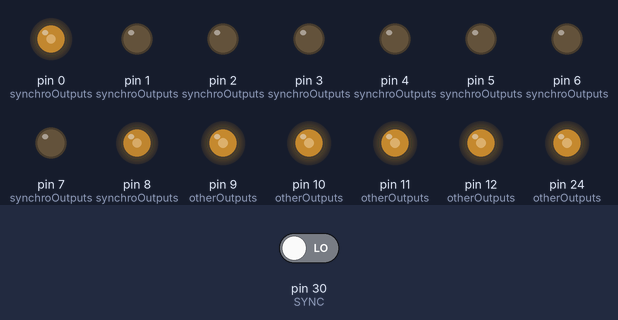
Simulated run of this sketch. Board: Teensy 4. Shown: output pins drawn as LEDs (lit = HIGH). The test bench sets the inputs (shaded band); at power-on: pin 30 (SYNC) LOW.

Above: at 0.1 s.
Timing chart, 0 to 0.1 s (numbered marks = the images above):
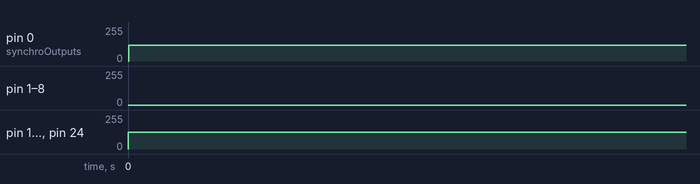

The sketch:

flightpath.ino
```cpp
/**
 * Drive the FDAI controller with flight data provided over the serial line.
 * Ken Shirriff, righto.com
*/

IntervalTimer myTimer;  // Interrupt to update the PWM levels

volatile unsigned long count = 0;  // Index into the sine wave

// Analog inputs from pots
#define ROLL A0
#define PITCH A1
#define YAW A2
#define ROLL_RATE A3
#define PITCH_RATE A4
#define YAW_RATE A5
#define ROLL_ERR A6
#define PITCH_ERR A7
#define YAW_ERR A8

// Outputs
#define PWM_R0 0
#define PWM_R1 1
#define PWM_R2 2
#define PWM_P0 3
#define PWM_P1 4
#define PWM_P2 5
#define PWM_Y0 6
#define PWM_Y1 7
#define PWM_Y2 8
#define PWM_RR 9
#define PWM_RE 10
#define PWM_PR 11
#define PWM_PE 12
#define PWM_YR 24
#define PWM_YE 25
#define FLAG 26

// Sync input
#define SYNC 30

// Sine wave, arbitrarily 100 samples long.
float sine[100] = {
  0.0000,
  0.0628,
  0.1253,
  0.1874,
  0.2487,
  0.3090,
  0.3681,
  0.4258,
  0.4818,
  0.5358,
  0.5878,
  0.6374,
  0.6845,
  0.7290,
  0.7705,
  0.8090,
  0.8443,
  0.8763,
  0.9048,
  0.9298,
  0.9511,
  0.9686,
  0.9823,
  0.9921,
  0.9980,
  1.0000,
  0.9980,
  0.9921,
  0.9823,
  0.9686,
  0.9511,
  0.9298,
  0.9048,
  0.8763,
  0.8443,
  0.8090,
  0.7705,
  0.7290,
  0.6845,
  0.6374,
  0.5878,
  0.5358,
  0.4818,
  0.4258,
  0.3681,
  0.3090,
  0.2487,
  0.1874,
  0.1253,
  0.0628,
  0.0000,
  -0.0628,
  -0.1253,
  -0.1874,
  -0.2487,
  -0.3090,
  -0.3681,
  -0.4258,
  -0.4818,
  -0.5358,
  -0.5878,
  -0.6374,
  -0.6845,
  -0.7290,
  -0.7705,
  -0.8090,
  -0.8443,
  -0.8763,
  -0.9048,
  -0.9298,
  -0.9511,
  -0.9686,
  -0.9823,
  -0.9921,
  -0.9980,
  -1.0000,
  -0.9980,
  -0.9921,
  -0.9823,
  -0.9686,
  -0.9511,
  -0.9298,
  -0.9048,
  -0.8763,
  -0.8443,
  -0.8090,
  -0.7705,
  -0.7290,
  -0.6845,
  -0.6374,
  -0.5878,
  -0.5358,
  -0.4818,
  -0.4258,
  -0.3681,
  -0.3090,
  -0.2487,
  -0.1874,
  -0.1253,
  -0.0628,
};

// Port tables

#define N_AIN 9
#define NEEDLE_OFFSET 3
const int ainputs[N_AIN] = { ROLL, PITCH, YAW, ROLL_RATE, PITCH_RATE, YAW_RATE, ROLL_ERR, PITCH_ERR, YAW_ERR };

#define N_SYNCHRO 9
const int synchroOutputs[N_SYNCHRO] = { PWM_R0, PWM_R1, PWM_R2, PWM_P0, PWM_P1, PWM_P2, PWM_Y0, PWM_Y1,
                                        PWM_Y2 };
#define N_OTHER 6
const int otherOutputs[N_OTHER] = { PWM_RR, PWM_RE, PWM_PR, PWM_PE, PWM_YR, PWM_YE };

// Magnitudes for the 400 Hz PWM outputs
volatile float mag[N_SYNCHRO] = { 0 };

// Interrupt handler
void update() {
  for (int i = 0; i < N_SYNCHRO; i++) {
    analogWrite(synchroOutputs[i], int(sine[count] * mag[i] * 120 + 120));
  }
  count = (count + 1) % 100;
}

// Sync interrupt
void syncInterrupt() {
  if (count < 20 || count > 80) {  // Ignore sync if it is wildly off
    count = 0;                     // Reset the counter on rising edge of sync input
  }
}

/**
 * Sets the specified rotation axis to the specified angle.
 */
void setAxis(int axis, float ang) {
  float m0 = (sin(ang) + 1) / 2;
  float m1 = (sin(ang + 2 * PI / 3) + 1) / 2;
  float m2 = (sin(ang + 4 * PI / 3) + 1) / 2;
  noInterrupts();
  mag[3 * axis] = m0;  // Rotate the selected axis
  mag[3 * axis + 1] = m1;
  mag[3 * axis + 2] = m2;
  interrupts();
}

extern int data[];   // Hardcoded roll, pitch, yaw data for the flight
float scale = 10;    // Angles are scaled by a factor of 10

void setup() {
  Serial.begin(9600);
  pinMode(SYNC, INPUT);

  // Initialize analog inputs
  for (int i = 0; i < N_AIN; i++) {
    pinMode(ainputs[i], INPUT);
  }

  // Initialize PWM outputs
  for (int i = 0; i < N_SYNCHRO; i++) {
    pinMode(synchroOutputs[i], OUTPUT);
    analogWriteFrequency(synchroOutputs[i], 15000000 / 64);  // divide by 64 for 8-bit resolution
  }
  setAxis(0, 0.);
  setAxis(1, 0.);
  setAxis(2, 0.);

  // Initialize needles
  for (int i = 0; i < N_OTHER; i++) {
    pinMode(otherOutputs[i], OUTPUT);
    analogWriteFrequency(otherOutputs[i], 15000000 / 64);
    analogWrite(otherOutputs[i], 127);
  }
  pinMode(FLAG, OUTPUT);
  digitalWrite(FLAG, 1);

  myTimer.begin(update, 25);  // 25 microseconds * 100 samples give 400 Hz

  attachInterrupt(digitalPinToInterrupt(SYNC), syncInterrupt, RISING);

  // Initialize and wait to stabilize
  float rollDeg = data[0] / scale;
  float pitchDeg = data[1] / scale;
  float yawDeg = (data[2] - data[2]) / scale;
  roll(rad(rollDeg));
  pitch(rad(pitchDeg));
  yaw(rad(yawDeg));
  delay(3000);
}

extern int len;      // Length of data[]
int interval = 10;  // 10 ms between updates (100 ms between data entries)
int idx = 0;         // Index into data
int interpCount = 0;      // Interpolation count: 0-9
const int interpRange = 10; // 10 interpolated updates per data point

/*
 * Linear interpolation between v0 and v1. Value is v0 when interpCount == 0 and v1 when interpCount == interpRange
 * Handle wraparound of angle, so interpolating 0 and 360 won't yield 180, for instance. Input must be in degrees.
*/
float interp(float v0, float v1, float interpCount) {
  // Adjust v0 and v1 by multiples of 360 degrees until they are within half a circle (180 degrees) of each other.
  // Then the interpolation will take the short path.
  while (v0 - v1 > 180) {
    v1 += 360;
  }
  while (v1 - v0 > 180) {
    v1 -= 360;
  }
  // Invariants: |v0 - v1| <= 180. v0 and v1 are the same as the initial v0 and v1 module 360 degrees.
  // It doesn't matter if v0 and v1 are less than 0 or greater than 360 at this point, as long as they are close together.
  return v0 * (1 - interpCount / interpRange) + v1 * interpCount / interpRange;
}

float rad(float deg) {
  return deg / 360. * 2 * PI;
}

void roll(float r) {
  setAxis(0, r + rad(92 + 180));
}

void yaw(float r) {
  setAxis(1, -r + rad(25));
}

void pitch(float r) {
  setAxis(2, r + rad(20 + 180));
}

void loop() {
  float rollDeg = interp(data[idx], data[idx + 3], interpCount) / scale;
  float pitchDeg = interp(data[idx + 1], data[idx + 4], interpCount) / scale;
  float yawDeg = (interp(data[idx + 2], data[idx + 5], interpCount) - data[2]) / scale;
  roll(-rad(rollDeg));
  pitch(rad(pitchDeg));
  yaw(rad(yawDeg));
  interpCount += 1;
  if (interpCount == interpRange) {
    interpCount = 0;
    idx += 3;
  }

  delay(interval);

  if (idx >= len - 6) {
    // End of data
    idx = 0;
    Serial.println("Restarting");
  }
}
```

Source omitted: rpy.cpp (data table, 21505 bytes)

Measured:
- by itself, pin 0 (synchroOutputs): 0/255 → 120/255 at 0.00 s
- by itself, pin 10 (otherOutputs), pin 11 (otherOutputs), pin 12 (otherOutputs), pin 24 (otherOutputs): 0/255 → 127/255 at 0.00 s
